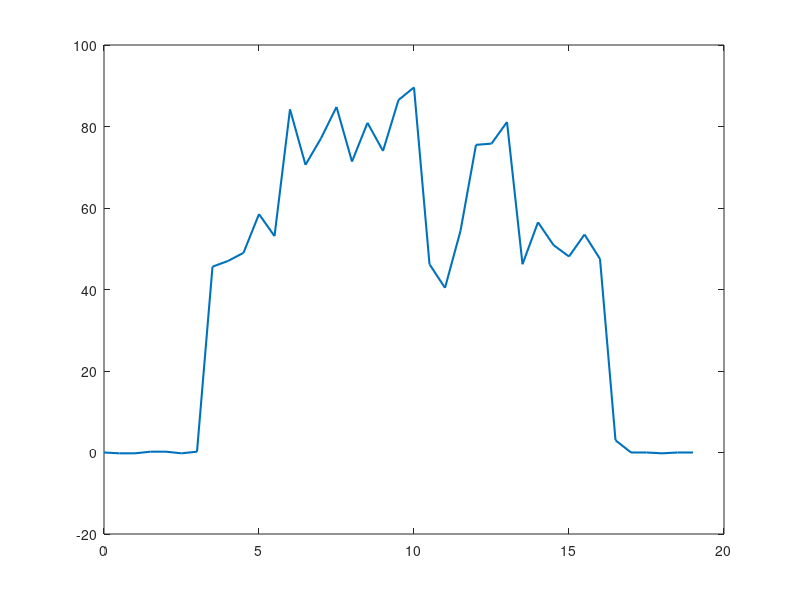

The MATLAB source for this figure: (Note: this script raises an error after producing the figure.)
data = fileread('tests/high_current_test.txt');

values = regexp(data, ...
    'Voltage:\s*([\d.]+)\s*V\s*\|\s*Current:\s*(-?[\d.]+)\s*mA', ...
    'tokens');

voltage = zeros(length(values), 1);
current = zeros(length(values), 1);

for i = 1:length(values)
    voltage(i) = str2double(values{i}{1});
    current(i) = str2double(values{i}{2});
end

time = (0:length(current)-1) * 0.5;

figure;
plot(time, current, 'LineWidth', 1.5);
hold on;
yline(65, '--r', 'High Current Threshold');
xlabel('Time (seconds)');
ylabel('Current (mA)');
title('DC Motor Current During Fault Testing');
grid on;

figure;
plot(time, voltage, 'LineWidth', 1.5);
hold on;

yline(4.5, '--r', 'Low Voltage Threshold');
yline(5.5, '--r', 'High Voltage Threshold');

xlabel('Time (seconds)');
ylabel('Voltage (V)');
title('DC Motor Voltage During Fault Testing');
grid on;
